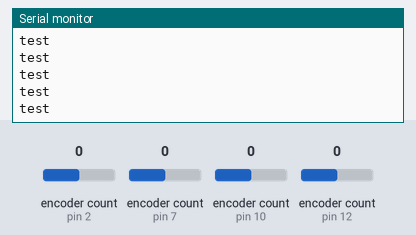
The sketch below on a simulated Arduino Uno, built with avr-gcc and run on an emulated ATmega328P. On the bench: the last lines printed to the serial monitor. Inputs (shaded band) come from the test bench; at power-on: encoder count (sensors on pin 2, pin 7, pin 10, pin 12) 0.

Above: at 1.2 s.
1.3 s: encoder count (sensor on pin 2) set to 1
At 1.49 s:
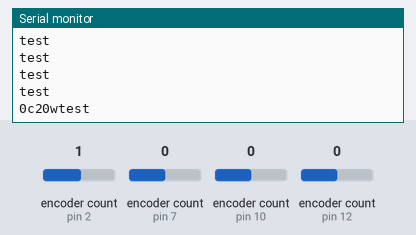
2.8 s: encoder count (sensor on pin 7) set to 1
At 3.0 s:
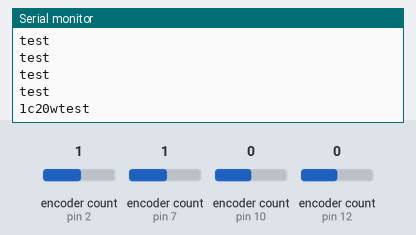
4.3 s: encoder count (sensor on pin 10) set to 1
At 4.52 s:
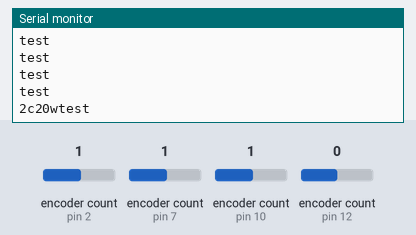
5.8 s: encoder count (sensor on pin 12) set to 1
At 6.03 s:
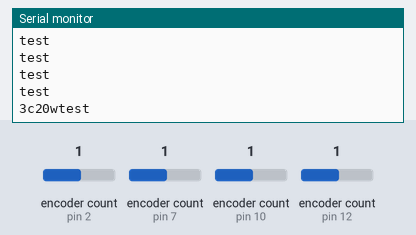
7.3 s: encoder count (sensor on pin 2) set to 2
At 7.55 s:
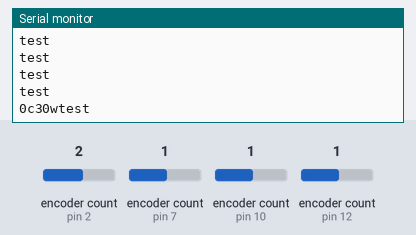
8.8 s: encoder count (sensor on pin 7) set to 2
At 9.06 s:
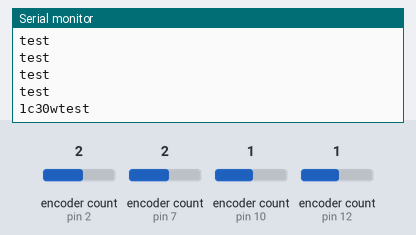
Timing chart, 0 to 11.3 s (numbered marks = the images above; inputs shaded):
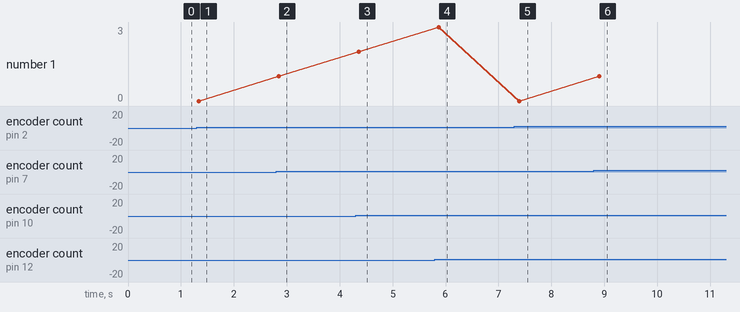

Measured:
- after the input at 1.3 s, the serial monitor: prints a new line at once (image 1)
- after the input at 2.8 s, the serial monitor: prints a new line after 0.05 s (image 2)
- after the input at 4.3 s, the serial monitor: prints a new line after 0.06 s (image 3)
- after the input at 5.8 s, the serial monitor: prints a new line after 0.08 s (image 4)
- after the input at 7.3 s, the serial monitor: prints a new line after 0.09 s (image 5)
- after the input at 8.8 s, the serial monitor: prints a new line after 0.10 s (image 6)
- plotted number 1: 1 → 2 after the input at 4.3 s, 2 → 3 after the input at 5.8 s, 3 → 0 after the input at 7.3 s, 0 → 1 after the input at 8.8 s

The sketch:

encoders_to_serial_101.ino
```cpp
#include <Encoder.h>

// 101 pins with interrupt that work with change: 2, 5, 7, 8, 10, 11, 12, 13

Encoder enc0(2, 5); // sensor0
Encoder enc1(7, 8); // sensor1
Encoder enc2(10, 11); // sensor2
Encoder enc3(12, 13); // sensor3

int outStep = 10;
long newReading0 = 0;
long newReading1 = 0;
long newReading2 = 0;
long newReading3 = 0;

long enc0val = -999;
long enc1val = -999;
long enc2val = -999;
long enc3val = -999;

int outputVal0 = 0;
int outputVal1 = 0;
int outputVal2 = 0;
int outputVal3 = 0;

String data;

void setup()
{
  //initialize serial communications at a 9600 baud rate
  Serial.begin(9600);
}

void loop()
{

Serial.println("test");

newReading0 = enc0.read();

if (newReading0 != enc0val){
  if (newReading0 > enc0val){
    if (outputVal0+outStep <= 255) outputVal0+=outStep;
  }
  else if (newReading0 < enc0val){
    if (outputVal0-outStep >= 0) outputVal0-=outStep;
  }
  enc0val = newReading0;
  data = String(outputVal0);
  Serial.print("0c"+data+"w");
  delay(5);

  //Serial.print("0: ");
  //Serial.println(outputVal0);
}


newReading1 = enc1.read();

if (newReading1 != enc1val){
  if (newReading1 > enc1val){
    if (outputVal1+outStep <= 255) outputVal1+=outStep;
  }
  else if (newReading1 < enc1val){
    if (outputVal1-outStep >= 0) outputVal1-=outStep;
  }
  enc1val = newReading1;
  data = String(outputVal1);
  Serial.print("1c"+data+"w");
  delay(5);
  //Serial.print("1: ");
  //Serial.println(outputVal1);
}


newReading2 = enc2.read();

if (newReading2 != enc2val){
  if (newReading2 > enc2val){
    if (outputVal2+outStep <= 255) outputVal2+=outStep;
  }
  else if (newReading2 < enc2val){
    if (outputVal2-outStep >= 0) outputVal2-=outStep;
  }
  enc2val = newReading2;
  data = String(outputVal2);
  Serial.print("2c"+data+"w");
  delay(5);
  //Serial.print("2: ");
  //Serial.println(outputVal2);
}


newReading3 = enc3.read();

if (newReading3 != enc3val){
  if (newReading3 > enc3val){
    if (outputVal3+outStep <= 255) outputVal3+=outStep;
  }
  else if (newReading3 < enc3val){
    if (outputVal3-outStep >= 0) outputVal3-=outStep;
  }
  enc3val = newReading3;
  data = String(outputVal3);
  Serial.print("3c"+data+"w");
  delay(5);
  //Serial.print("3: ");
  //Serial.println(outputVal3);
}


delay(100);
}
```
